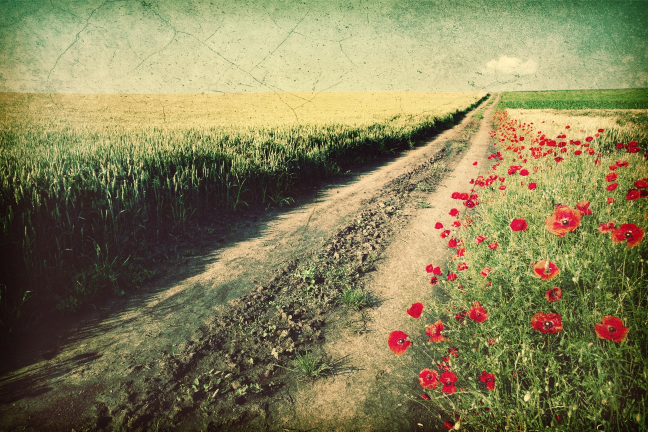
#> input picture exercises/Ch04/04_03/field.jpg, 1296 x 863 px (shown at 1/2 size)
$ jupyter execute 'Median Filters.ipynb'   (shell and % lines are left out)
#> lines starting #> are read from the running program, lines starting #| are printed output that depends on the picture
# Median Filters
Not all filters perform the same weighted sum operation. Median filters can also blur images by picking the pixel with the median value instead of creating a pixel from the average.

[cell 1]
# Let's work with a grainy picture

import numpy as np
import matplotlib.pyplot as plt
from matplotlib import rcParams
from EC_CV import *
import cv2

rcParams['figure.figsize'] = (24, 10)

img = plt.imread('field.jpg')
#> img is the input picture: shape (863, 1296, 3); mean R, G, B 133.7, 127, 87.7
plt.axis("off")
plt.imshow(img)

[cell 2]
# OpenCV's functions work with color and grayscale images

median = cv2.medianBlur(img,5)
plt.axis("off")
plt.imshow(median)

[cell 3]
# Let's see an average blur side by side with a median blur

rcParams['figure.figsize'] = (20,8)

kernel = np.ones((5, 5), np.float32) / 25
average = cv2.filter2D(src=img, ddepth=-1, kernel=kernel)

# display images
fig, ax = plt.subplots(1,2)
ax[0].imshow(average)
ax[1].imshow(median)
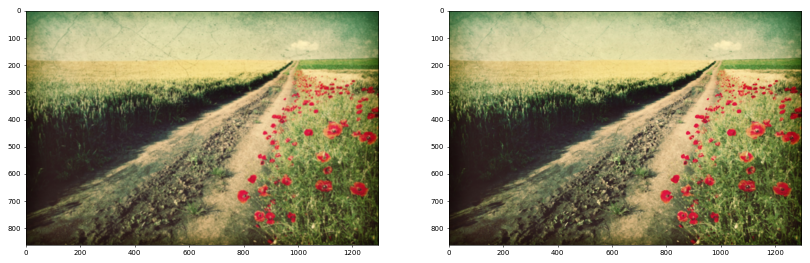
#> figure drawn by matplotlib, 2 panels

[cell 4]
# Let's zoom in to the leftmost section

rcParams['figure.figsize'] = (20, 20)

# display images
fig, ax = plt.subplots(1,2)
ax[0].imshow(average[:,:400])
ax[1].imshow(median[:,:400])
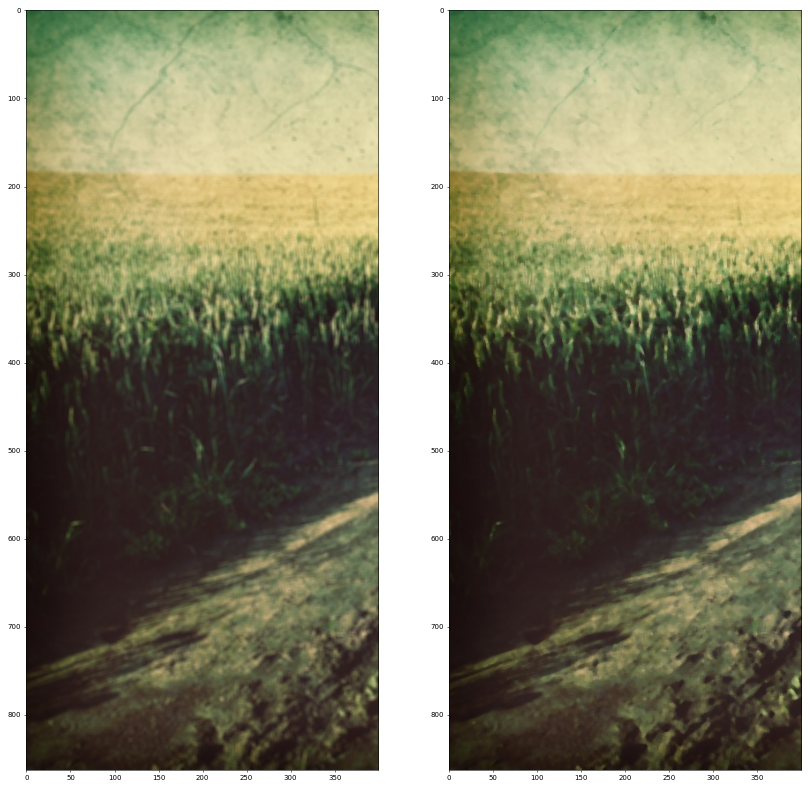
#> figure drawn by matplotlib, 2 panels

[cell 5]
# Now the middle section

fig, ax = plt.subplots(1,2)
ax[0].imshow(average[:,400:800])
ax[1].imshow(median[:,400:800])
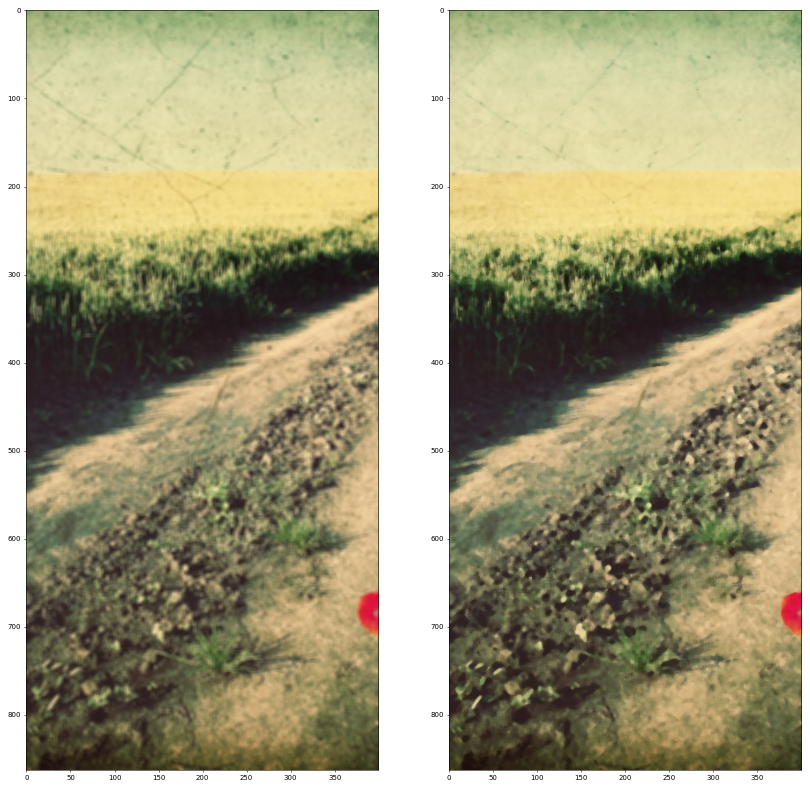
#> figure drawn by matplotlib, 2 panels

[cell 6]
# Lastly, the rightmost section

fig, ax = plt.subplots(1,2)
ax[0].imshow(average[:,800:1200])
ax[1].imshow(median[:,800:1200])
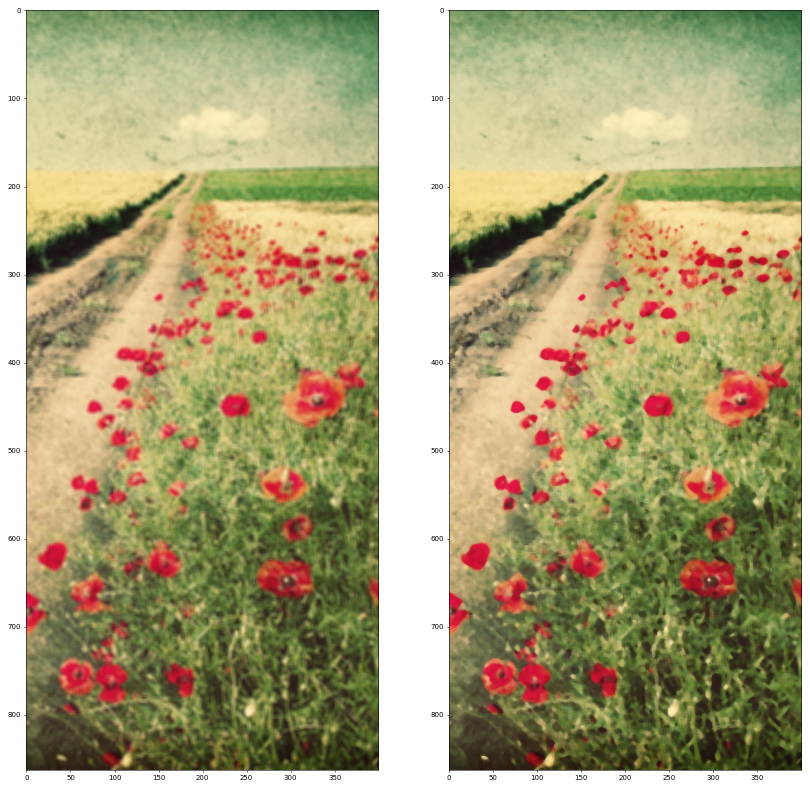
#> figure drawn by matplotlib, 2 panels

[cell 7]
# Now let's see it for a different picture

rcParams['figure.figsize'] = (24, 10)

img = plt.imread('workers.jpg')
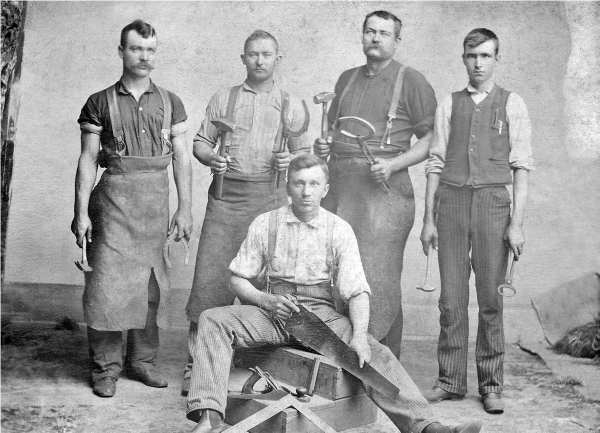
#> input picture exercises/Ch04/04_03/workers.jpg, 1199 x 865 px (shown at 1/2 size)
#> img is the input picture: shape (865, 1199, 3); min 0, max 255, mean 157.5
plt.axis("off")
plt.imshow(img)

[cell 8]
# OpenCV's functions work with color and grayscale images

median = cv2.medianBlur(img,3)
#> median: shape (865, 1199, 3)
plt.axis("off")
plt.imshow(median)

[cell 9]
# Let's see an average blur side by side with a median blur

rcParams['figure.figsize'] = (20,8)

kernel = np.ones((3, 3), np.float32) / 9
average = cv2.filter2D(src=img, ddepth=-1, kernel=kernel)
#> average: shape (865, 1199, 3)

# display images
fig, ax = plt.subplots(1,2)
ax[0].imshow(average)
ax[1].imshow(median)

[cell 10]
# Let's zoom in to the leftmost section

rcParams['figure.figsize'] = (20, 20)

# display images
fig, ax = plt.subplots(1,2)
ax[0].imshow(average[:,:400])
ax[1].imshow(median[:,:400])
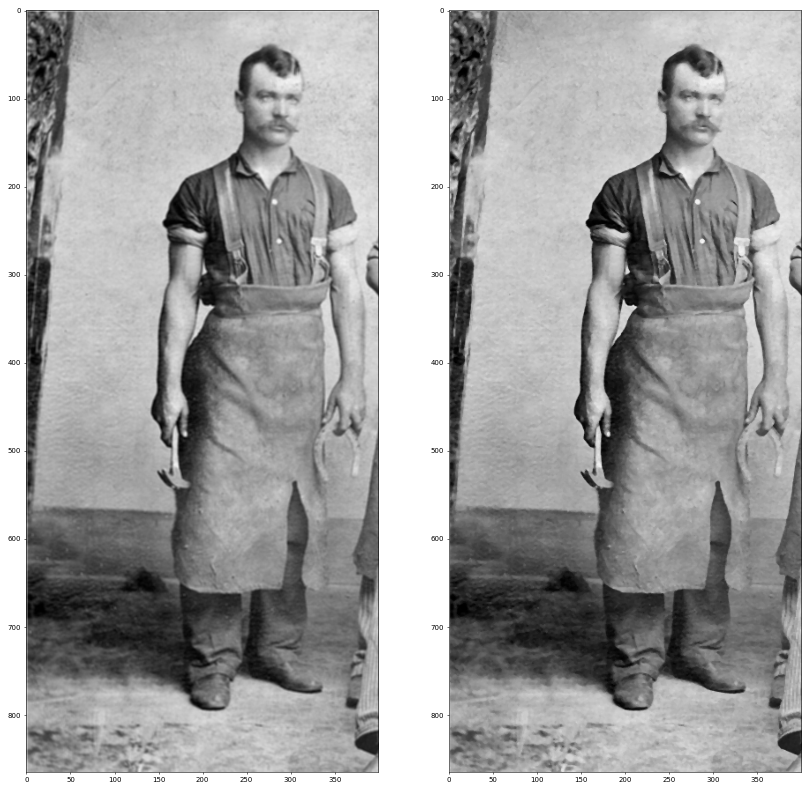
#> figure drawn by matplotlib, 2 panels

[cell 11]
# Now the middle section

fig, ax = plt.subplots(1,2)
ax[0].imshow(average[:,400:800])
ax[1].imshow(median[:,400:800])
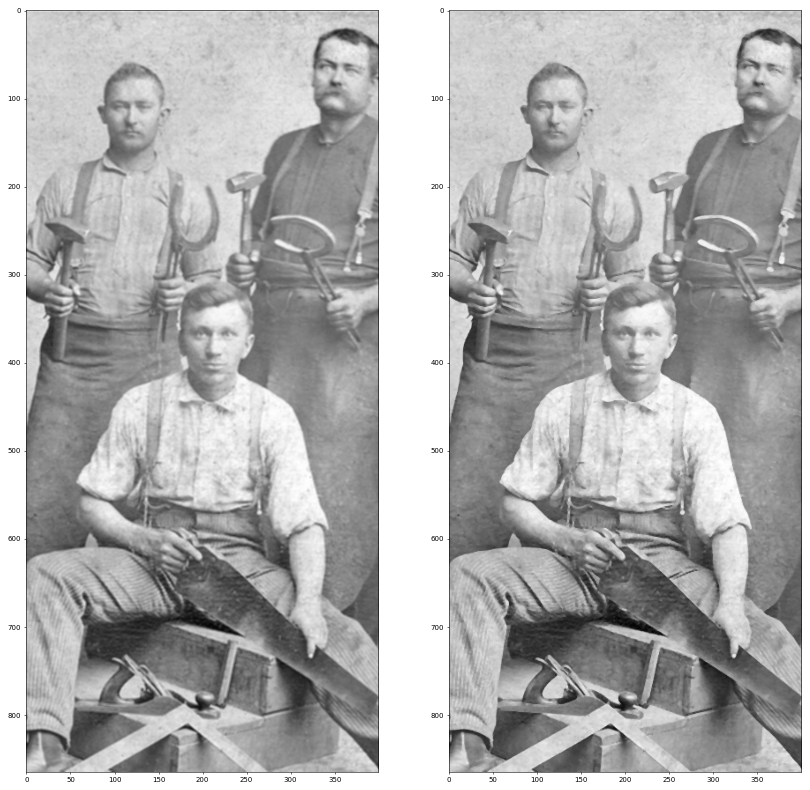
#> figure drawn by matplotlib, 2 panels

[cell 12]
# Lastly, the rightmost section

fig, ax = plt.subplots(1,2)
ax[0].imshow(average[:,700:1100])
ax[1].imshow(median[:,700:1100])
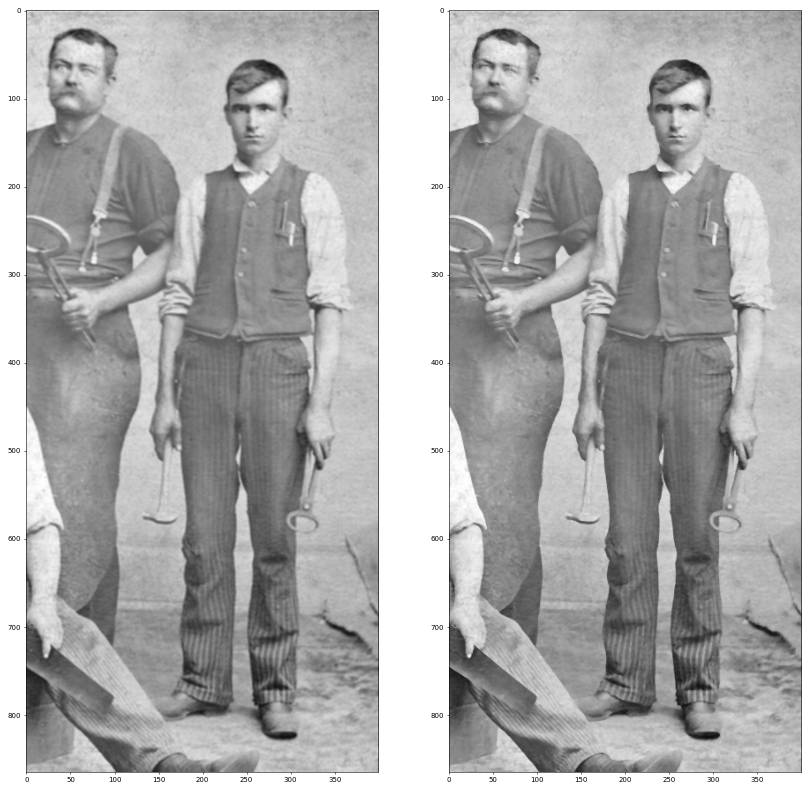
#> figure drawn by matplotlib, 2 panels

[cell 13]
# Now you try it with this picture of a face.
# Experiment with several kernel sizes.

rcParams['figure.figsize'] = (24, 10)

img = plt.imread('face.jpg')
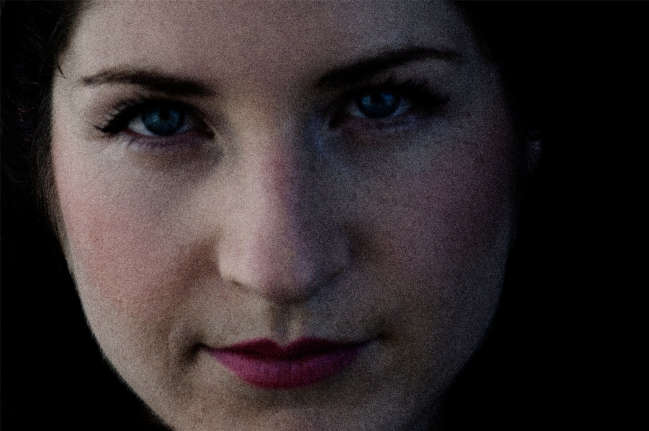
#> input picture exercises/Ch04/04_03/face.jpg, 1298 x 862 px (shown at 1/2 size)
#> img is the input picture: shape (862, 1298, 3); mean R, G, B 52, 43.8, 44.5
plt.axis("off")
plt.imshow(img)
